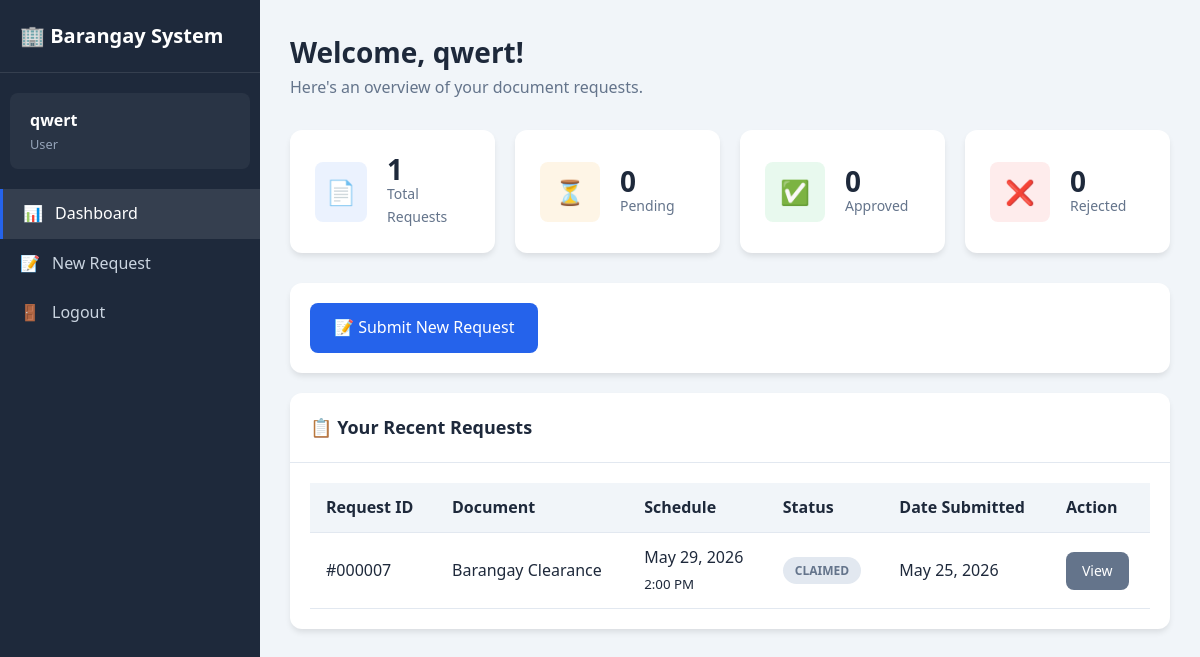
The page /user/dashboard.php (signed in) on the database its author committed.
### tables this page shows
CREATE TABLE `requests` (
  `id` int(11) NOT NULL,
  `user_id` int(11) NOT NULL,
  `document_id` int(11) NOT NULL,
  `purpose` text DEFAULT NULL,
  `schedule_date` date DEFAULT NULL,
  `schedule_time` time DEFAULT NULL,
  `status` enum('pending','processing','approved','rejected','claimed') DEFAULT 'pending',
  `remarks` text DEFAULT NULL,
  `processed_by` int(11) DEFAULT NULL,
  `processed_at` timestamp NULL DEFAULT NULL,
  `created_at` timestamp NOT NULL DEFAULT current_timestamp()
);

CREATE TABLE `documents` (
  `id` int(11) NOT NULL,
  `document_name` varchar(100) NOT NULL,
  `description` text DEFAULT NULL,
  `requirements` text DEFAULT NULL,
  `processing_days` int(11) DEFAULT 3,
  `fee` decimal(10,2) DEFAULT 0.00,
  `status` enum('active','inactive') DEFAULT 'active',
  `created_at` timestamp NOT NULL DEFAULT current_timestamp(),
  `deleted_at` datetime DEFAULT NULL
);

### config/database.php (called while the page is built, shortened)
<?php
function formatDate($date) {
    return $date ? date('F j, Y', strtotime($date)) : 'N/A';
}
function formatTime($time) {
    return $time ? date('g:i A', strtotime($time)) : 'N/A';
}
function getStatusBadge($status) {
    $badges = [
        'pending'    => 'warning',
        'processing' => 'info',
        'approved'   => 'success',
        'rejected'   => 'danger',
        'claimed'    => 'secondary'
    ];
    return $badges[$status] ?? 'secondary';
}

### user/dashboard.php (the view, shortened to what this page needs)
<?php
require_once '../config/database.php';
$user_id = $_SESSION['user_id'];
$stats = [
    'total' => 0,
    'pending' => 0,
    'approved' => 0,
    'rejected' => 0
];
$stmt = $conn->prepare("SELECT status, COUNT(*) as count FROM requests WHERE user_id = ? GROUP BY status");
$stmt->bind_param("i", $user_id);
$stmt->execute();
$result = $stmt->get_result();
while ($row = $result->fetch_assoc()) {
    $stats[$row['status']] = $row['count'];
    $stats['total'] += $row['count'];
}
$stmt = $conn->prepare("
    SELECT r.*, d.document_name
    FROM requests r
    JOIN documents d ON r.document_id = d.id
    WHERE r.user_id = ?
    ORDER BY r.created_at DESC
    LIMIT 10
");
$stmt->bind_param("i", $user_id);
$stmt->execute();
$recent_requests = $stmt->get_result()->fetch_all(MYSQLI_ASSOC);
?>
<!DOCTYPE html>
<html lang="en">
<head>
    <link rel="stylesheet" href="/barangay_system/css/style.css">
</head>
<body>
    <div class="dashboard">
        <aside class="sidebar">
            <div class="sidebar-header">
                <h2>🏢 Barangay System</h2>
            </div>
            <div class="sidebar-user">
                <div class="name"><?= htmlspecialchars($_SESSION['full_name']) ?></div>
                <div class="role"><?= $_SESSION['role'] ?></div>
            </div>
            <ul class="sidebar-menu">
                <li>
                    <a href="dashboard.php" class="active">
                        <span class="icon">📊</span> Dashboard
                    </a>
                </li>
                <li>
                    <a href="new_request.php">
                        <span class="icon">📝</span> New Request
                    </a>
                </li>
                <li>
                    <a href="/barangay_system/logout.php">
                        <span class="icon">🚪</span> Logout
                    </a>
                </li>
            </ul>
        </aside>
        <main class="main-content">
            <div class="page-header">
                <h1>Welcome, <?= htmlspecialchars($_SESSION['full_name']) ?>!</h1>
                <p>Here's an overview of your document requests.</p>
            </div>
            <div class="stats-grid">
                <div class="stat-card">
                    <div class="stat-icon blue">📄</div>
                    <div class="stat-info">
                        <h3><?= $stats['total'] ?></h3>
                        <p>Total Requests</p>
                    </div>
                </div>
                <div class="stat-card">
                    <div class="stat-icon yellow">⏳</div>
                    <div class="stat-info">
                        <h3><?= $stats['pending'] + ($stats['processing'] ?? 0) ?></h3>
                        <p>Pending</p>
                    </div>
                </div>
                <div class="stat-card">
                    <div class="stat-icon green">✅</div>
                    <div class="stat-info">
                        <h3><?= $stats['approved'] ?></h3>
                        <p>Approved</p>
                    </div>
                </div>
                <div class="stat-card">
                    <div class="stat-icon red">❌</div>
                    <div class="stat-info">
                        <h3><?= $stats['rejected'] ?></h3>
                        <p>Rejected</p>
                    </div>
                </div>
            </div>
            <div class="card mb-20">
                <div class="card-body">
                    <a href="new_request.php" class="btn btn-primary">
                        📝 Submit New Request
                    </a>
                </div>
            </div>
            <div class="card">
                <div class="card-header">
                    <h3>📋 Your Recent Requests</h3>
                </div>
                <div class="card-body">
                    <?php if (empty($recent_requests)): ?>
                        <div class="empty-state">
                            <div class="icon">📭</div>
                            <h3>No Requests Yet</h3>
                            <p>You haven't submitted any document requests.</p>
                            <a href="new_request.php" class="btn btn-primary mt-20">Submit Your First Request</a>
                        </div>
                    <?php else: ?>
                        <div class="table-responsive">
                            <table>
                                <thead>
                                    <tr>
                                        <th>Request ID</th>
                                        <th>Document</th>
                                        <th>Schedule</th>
                                        <th>Status</th>
                                        <th>Date Submitted</th>
                                        <th>Action</th>
                                    </tr>
                                </thead>
                                <tbody>
                                    <?php foreach ($recent_requests as $request): ?>
                                        <tr>
                                            <td>#<?= str_pad($request['id'], 6, '0', STR_PAD_LEFT) ?></td>
                                            <td><?= htmlspecialchars($request['document_name']) ?></td>
                                            <td>
                                                <?= formatDate($request['schedule_date']) ?><br>
                                                <small><?= formatTime($request['schedule_time']) ?></small>
                                            </td>
                                            <td>
                                                <span class="badge badge-<?= getStatusBadge($request['status']) ?>">
                                                    <?= ucfirst($request['status']) ?>
                                                </span>
                                            </td>
                                            <td><?= formatDate($request['created_at']) ?></td>
                                            <td>
                                                <a href="view_request.php?id=<?= $request['id'] ?>" class="btn btn-sm btn-secondary">
                                                    View
                                                </a>
                                            </td>
                                        </tr>
                                    <?php endforeach; ?>
                                </tbody>
                            </table>
                        </div>
                    <?php endif; ?>
                </div>
            </div>
        </main>
    </div>
</body>
</html>

### css/style.css (style rules this page uses)
:root { --primary: #2563eb; --primary-dark: #1d4ed8; --secondary: #64748b; --success: #22c55e; --danger: #ef4444; --warning: #f59e0b; --info: #3b82f6; --light: #f8fafc; --dark: #1e293b; --white: #ffffff; --gray-100: #f1f5f9; --gray-200: #e2e8f0; --gray-300: #cbd5e1; --gray-400: #94a3b8; --gray-500: #64748b; --shadow: 0 4px 6px -1px rgba(0, 0, 0, 0.1); --shadow-lg: 0 10px 15px -3px rgba(0, 0, 0, 0.1); --radius: 8px; --radius-lg: 12px; }
* { margin: 0; padding: 0; box-sizing: border-box; }
body { font-family: 'Segoe UI', Tahoma, Geneva, Verdana, sans-serif; background-color: var(--gray-100); color: var(--dark); line-height: 1.6; }
a { text-decoration: none; color: var(--primary); }
.btn { display: inline-flex; align-items: center; justify-content: center; gap: 8px; padding: 12px 24px; border: none; border-radius: var(--radius); font-size: 1rem; font-weight: 500; cursor: pointer; transition: all 0.2s ease; }
.btn-primary { background: var(--primary); color: var(--white); }
.btn-secondary { background: var(--secondary); color: var(--white); }
.btn-sm { padding: 8px 16px; font-size: 0.875rem; }
.dashboard { display: flex; min-height: 100vh; }
.sidebar { width: 260px; background: var(--dark); color: var(--white); padding: 20px 0; position: fixed; height: 100vh; overflow-y: auto; }
.sidebar-header { padding: 0 20px 20px; border-bottom: 1px solid rgba(255, 255, 255, 0.1); margin-bottom: 20px; }
.sidebar-header h2 { font-size: 1.25rem; display: flex; align-items: center; gap: 10px; }
.sidebar-user { padding: 15px 20px; background: rgba(255, 255, 255, 0.05); margin: 0 10px 20px; border-radius: var(--radius); }
.sidebar-user .name { font-weight: 600; }
.sidebar-user .role { font-size: 0.8rem; color: var(--gray-400); text-transform: capitalize; }
.sidebar-menu { list-style: none; }
.sidebar-menu a { display: flex; align-items: center; gap: 12px; padding: 12px 20px; color: var(--gray-300); transition: all 0.2s ease; }
.sidebar-menu a:hover, .sidebar-menu a.active { background: rgba(255, 255, 255, 0.1); color: var(--white); }
.sidebar-menu a.active { border-left: 3px solid var(--primary); }
.sidebar-menu .icon { width: 20px; text-align: center; }
.main-content { flex: 1; margin-left: 260px; padding: 30px; }
.page-header { margin-bottom: 30px; }
.page-header h1 { font-size: 1.75rem; color: var(--dark); }
.page-header p { color: var(--gray-500); }
.card { background: var(--white); border-radius: var(--radius-lg); box-shadow: var(--shadow); overflow: hidden; }
.card-header { padding: 20px; border-bottom: 1px solid var(--gray-200); display: flex; justify-content: space-between; align-items: center; }
.card-header h3 { font-size: 1.125rem; }
.card-body { padding: 20px; }
.stats-grid { display: grid; grid-template-columns: repeat(auto-fit, minmax(200px, 1fr)); gap: 20px; margin-bottom: 30px; }
.stat-card { background: var(--white); padding: 25px; border-radius: var(--radius-lg); box-shadow: var(--shadow); display: flex; align-items: center; gap: 20px; }
.stat-icon { width: 60px; height: 60px; border-radius: var(--radius); display: flex; align-items: center; justify-content: center; font-size: 1.5rem; }
.stat-icon.blue { background: rgba(59, 130, 246, 0.1); color: var(--info); }
.stat-icon.green { background: rgba(34, 197, 94, 0.1); color: var(--success); }
.stat-icon.yellow { background: rgba(245, 158, 11, 0.1); color: var(--warning); }
.stat-icon.red { background: rgba(239, 68, 68, 0.1); color: var(--danger); }
.stat-info h3 { font-size: 1.75rem; line-height: 1; }
.stat-info p { color: var(--gray-500); font-size: 0.875rem; }
.table-responsive { overflow-x: auto; }
table { width: 100%; border-collapse: collapse; }
th, td { padding: 12px 16px; text-align: left; border-bottom: 1px solid var(--gray-200); }
th { background: var(--gray-100); font-weight: 600; color: var(--dark); }
.badge { display: inline-block; padding: 4px 12px; border-radius: 20px; font-size: 0.75rem; font-weight: 600; text-transform: uppercase; }
.badge-claimed, .badge-secondary { background: var(--gray-200); color: var(--gray-500); }
.mb-20 { margin-bottom: 20px; }

### rows shown on the page
requests: id "000007", document.document_name "Barangay Clearance", schedule_date "May 29, 2026", schedule_time "2:00 PM", status "CLAIMED", created_at "May 25, 2026"

### other values the page prints
$_SESSION['full_name'] "qwert"
$_SESSION['role'] "User"
$stats['total'] "1"
$stats['pending'] + ($stats['processing'] ?? 0) "0"
$stats['approved'] "0"
$stats['rejected'] "0"
